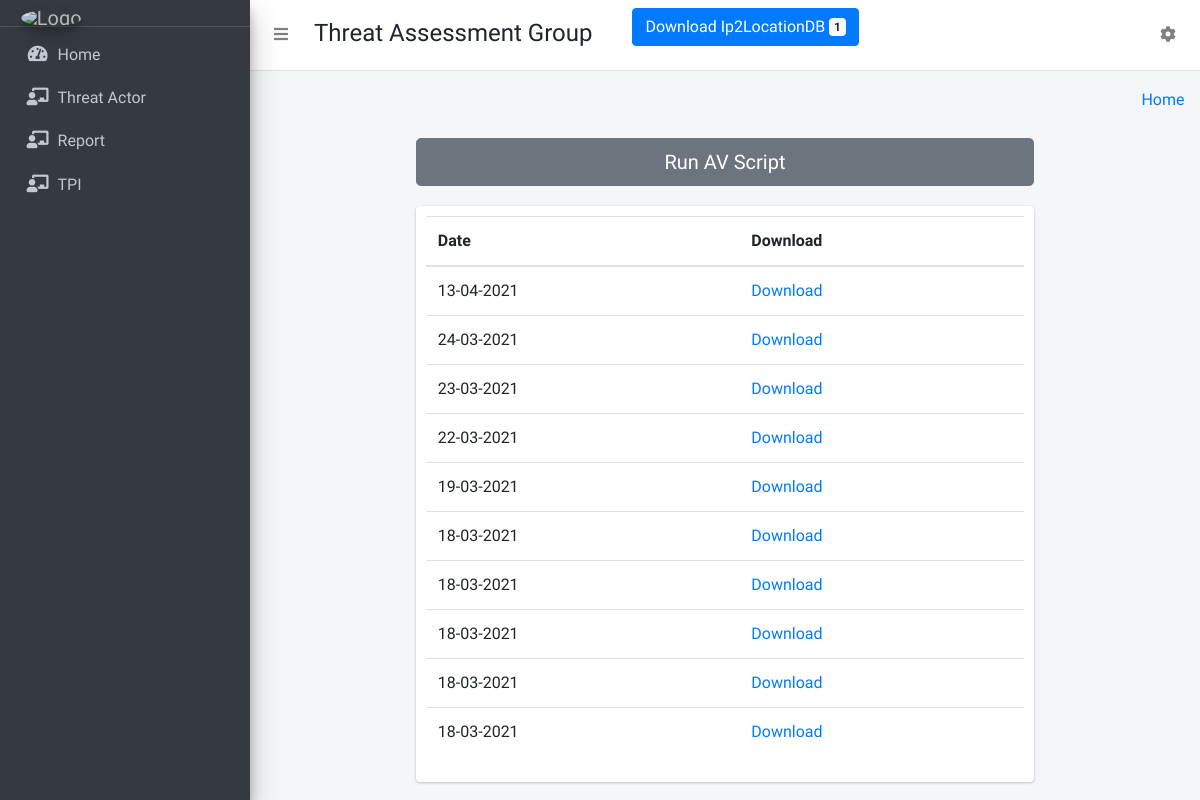
The page /Otx/ on the database its author committed.
### collect/models.py (models this page shows)
class AVModel(models.Model):
    date = models.DateTimeField(auto_now_add=True)
    FilePath = models.FileField(upload_to='AV/')

### collect/otxview.py (the view)
# urls.py: path('Otx/', otxview.otx, name='otx'),
def otx(request):
    LastAVFile = AVModel.objects.all().order_by('-id')[:10]
    return render(request, 'dashboard/otxAV.html',{"avFileData":LastAVFile})

### templates/dashboard/otxAV.html (shortened to what this page needs)
{% extends 'dashboard/base.html' %}
{% block main_content %}
{% load static %}
<div class="container-fluid">
    <div class="row">
        <div class="col-md-2"></div>
        <div class="col-md-8">
            <button id ="check" type="button" class="btn btn-secondary btn-lg btn-block">Run AV Script</button>
        </div>
    </div>
    <div class="row">
        <div class="col-md-2"></div>
        <div class="col-md-8">
            <div class="col-md-12 card" style="padding:10px">
                <table id="example" class="table display" style="width:100%">
                    <thead>
                        <tr>
                            <th>Date</th>
                            <th>Download</th>
                        </tr>
                    </thead>
                    <tbody>
                    {% for dt in avFileData %}
                        <tr>
                            <td>{{  dt.date | date:"d-m-Y"|lower }}</td>
                            <td> <a href='/media/{{ dt.FilePath }}' download>Download</a> </td>
                        </tr>
                    {% endfor %}
                    </tbody>
                </table>
            </div>
        </div>
    </div>
</div>
{% endblock main_content %}

### rows shown on the page
AVModel: date "13-04-2021"
AVModel: date "24-03-2021"
AVModel: date "23-03-2021"
AVModel: date "22-03-2021"
AVModel: date "19-03-2021"
AVModel: date "18-03-2021"
AVModel: date "18-03-2021"
AVModel: date "18-03-2021"
AVModel: date "18-03-2021"
AVModel: date "18-03-2021"
